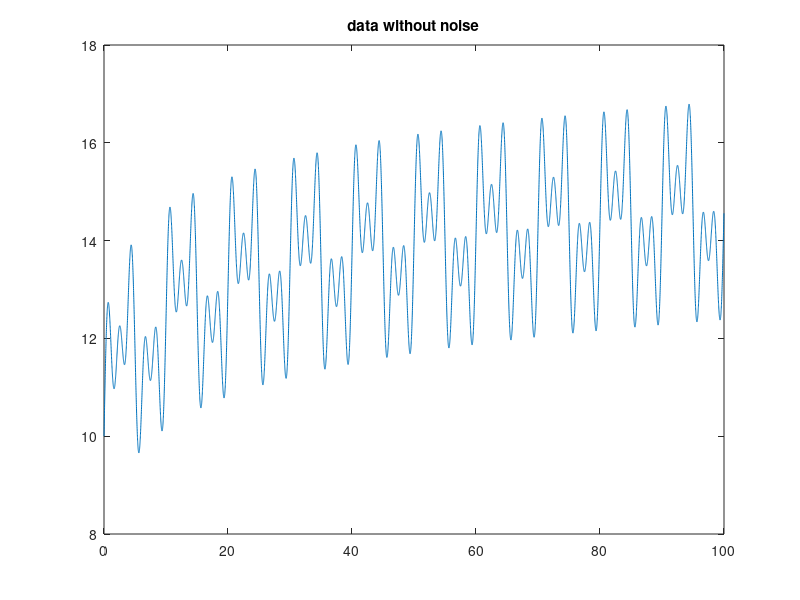
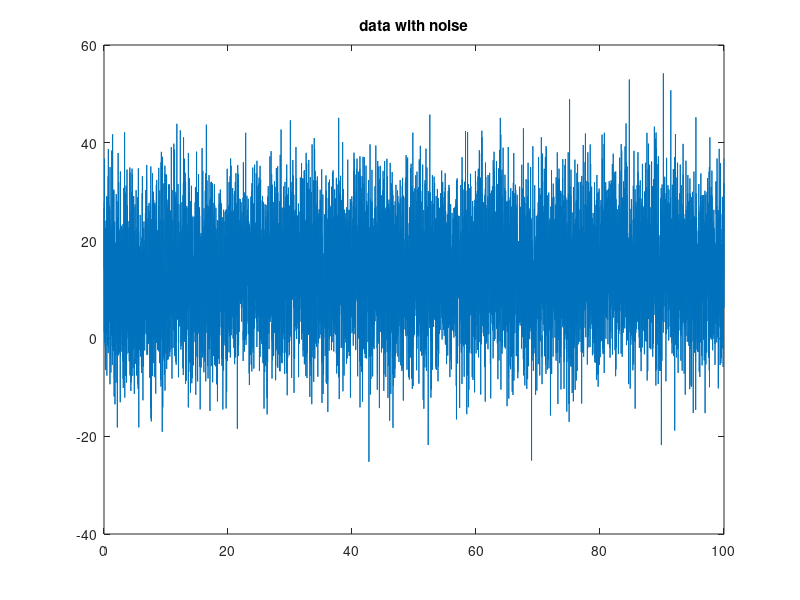

Source code (MATLAB) for these figures, in order: (Note: this script raises an error after producing the figures.)
clc;clear all,close all;
Fs=1000;
t=0:0.01:0.1*Fs-0.01;
x=sin(2*pi*t*500/Fs)+sin(2*pi*t*100/Fs)+sin(2*pi*t*300/Fs)+log(t+1)+10; %change this func amplitude to watching effect of snr in signal
figure
plot(t,x);
title('data without noise');


x2=x+randn(1,length(x))*10;
figure
plot(t,x2);
title('data with noise');


figure;
autocorr(x);
title('data without noise acf');


figure;
autocorr(x2);
title('data with noise acf');

x3=x+randn(1,length(x))*2;
figure
plot(t,x3);
title('data with noise');


figure;
autocorr(x3,20);
title('data with noise acf');

figure;
crosscorr(x2,x);
title('data with noise ccf');

figure;
m=xcov(x,x2);
plot(m);
title('data with noise xcf');
